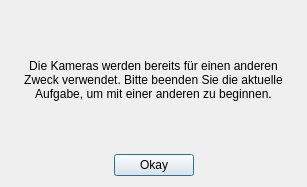
<?xml version="1.0" encoding="UTF-8"?>
<ui version="4.0">
 <class>CameraRunningDialog</class>
 <widget class="QDialog" name="CameraRunningDialog">
  <property name="geometry">
   <rect>
    <x>0</x>
    <y>0</y>
    <width>307</width>
    <height>187</height>
   </rect>
  </property>
  <property name="windowTitle">
   <string>Dialog</string>
  </property>
  <layout class="QGridLayout" name="gridLayout">
   <item row="0" column="0">
    <layout class="QVBoxLayout" name="verticalLayout">
     <item>
      <widget class="QLabel" name="ErrorCameraRunningLabel">
       <property name="frameShape">
        <enum>QFrame::NoFrame</enum>
       </property>
       <property name="text">
        <string>Die Kameras werden bereits für einen anderen Zweck verwendet. Bitte beenden Sie die aktuelle Aufgabe, um mit einer anderen zu beginnen.</string>
       </property>
       <property name="alignment">
        <set>Qt::AlignCenter</set>
       </property>
       <property name="wordWrap">
        <bool>true</bool>
       </property>
      </widget>
     </item>
     <item>
      <layout class="QHBoxLayout" name="horizontalLayout">
       <item>
        <spacer name="horizontalSpacer">
         <property name="orientation">
          <enum>Qt::Horizontal</enum>
         </property>
         <property name="sizeHint" stdset="0">
          <size>
           <width>40</width>
           <height>20</height>
          </size>
         </property>
        </spacer>
       </item>
       <item>
        <widget class="QPushButton" name="CameraRunningOkButton">
         <property name="text">
          <string>Okay</string>
         </property>
        </widget>
       </item>
       <item>
        <spacer name="horizontalSpacer_2">
         <property name="orientation">
          <enum>Qt::Horizontal</enum>
         </property>
         <property name="sizeHint" stdset="0">
          <size>
           <width>40</width>
           <height>20</height>
          </size>
         </property>
        </spacer>
       </item>
      </layout>
     </item>
    </layout>
   </item>
  </layout>
 </widget>
 <resources/>
 <connections>
  <connection>
   <sender>CameraRunningOkButton</sender>
   <signal>clicked()</signal>
   <receiver>CameraRunningDialog</receiver>
   <slot>close()</slot>
   <hints>
    <hint type="sourcelabel">
     <x>167</x>
     <y>134</y>
    </hint>
    <hint type="destinationlabel">
     <x>195</x>
     <y>155</y>
    </hint>
   </hints>
  </connection>
 </connections>
</ui>
